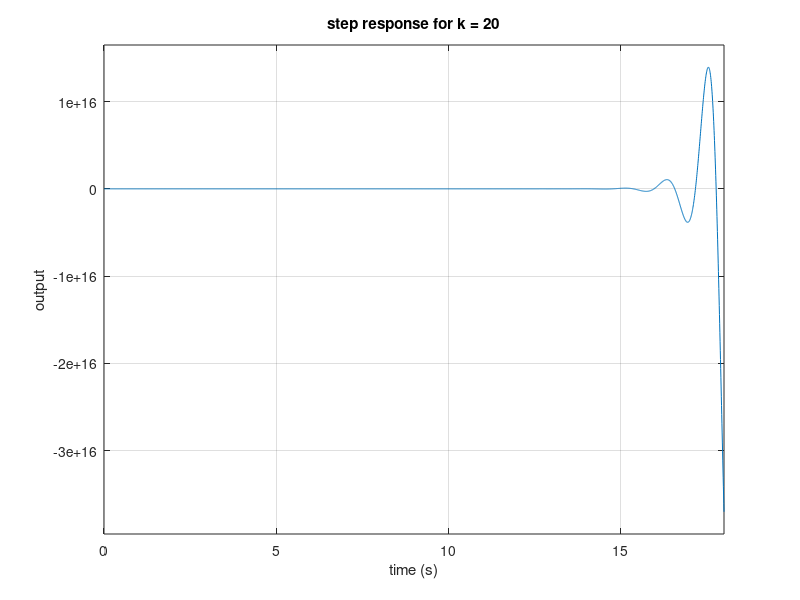

The MATLAB script that drew this image: (Note: this script raises an error after producing the figure.)
clear; clc; close all;

s = tf('s');

t_start = 0;
t_end   = 18;
n_pts   = 3000;
t = linspace(t_start, t_end, n_pts);

% plant
g = 10 / ((s+1)*(s^2 + 2*s + 4));

% build system
build_system = @(k) deal( ...
    k*(s+2)/(s+1), ...
    (k*(s+2)/(s+1))*g, ...
    feedback((k*(s+2)/(s+1))*g, 1) ...
);

% steady error
compute_ess = @(l) 1/(1 + dcgain(l));

% peak gain
compute_mp_db = @(t) 20*log10(getPeakGain(t));

% zeta estimate
estimate_zeta_from_mp = @(mp) ...
    fzero(@(z) (1./(2*z*sqrt(1-z^2)) - mp), [1e-3, 0.7]);

% part b
k = 20;
[gc, l, tcl] = build_system(k);

figure;
step(tcl, t);
grid on;
xlabel('time (s)');
ylabel('output');
title('step response for k = 20');

ess = compute_ess(l);
si  = stepinfo(tcl);

fprintf('part (b): k = %.2f\n', k);
fprintf('  ess = %.6f (%.2f%%)\n', ess, 100*ess);
fprintf('  overshoot = %.2f%%\n', si.Overshoot);
fprintf('  settling time = %.4f s\n', si.SettlingTime);

% part c
figure;
nichols(l);
grid on;
title('nichols chart for k = 20');

mp_db  = compute_mp_db(tcl);
mp_lin = 10^(mp_db/20);
zeta_est = estimate_zeta_from_mp(mp_lin);

[~, pm] = margin(l);

fprintf('\npart (c): nichols data\n');
fprintf('  mp = %.3f db\n', mp_db);
fprintf('  phase margin = %.2f deg\n', pm);
fprintf('  zeta = %.3f\n', zeta_est);

% part d
mp_target_db = 2.67;

mp_db_of_k = @(ktest) ...
    20*log10(getPeakGain(feedback((ktest*(s+2)/(s+1))*g,1)));

objective = @(ktest) (mp_db_of_k(ktest) - mp_target_db)^2;

k_new = fminsearch(objective, 10);

[gc_new, l_new, t_new] = build_system(k_new);
ess_new = compute_ess(l_new);

fprintf('\npart (d): gain tuning\n');
fprintf('  new k = %.4f\n', k_new);
fprintf('  ess = %.4f (%.2f%%)\n', ess_new, 100*ess_new);

% part e
figure;
step(t_new, t);
grid on;
xlabel('time (s)');
ylabel('output');
title(sprintf('step response for k = %.2f', k_new));

% part f
k_list = [4.44, 10, 20];

overshoot = zeros(size(k_list));
settlingt = zeros(size(k_list));
peakt     = zeros(size(k_list));
ess_list  = zeros(size(k_list));

for i = 1:length(k_list)
    k = k_list(i);
    [~, l, tcl] = build_system(k);

    si = stepinfo(tcl);
    overshoot(i) = si.Overshoot;
    settlingt(i) = si.SettlingTime;
    peakt(i)     = si.PeakTime;
    ess_list(i)  = compute_ess(l);
end

results = table(k_list(:), overshoot(:), settlingt(:), peakt(:), ess_list(:), ...
    'variablenames', {'k','overshoot_pct','settlingtime_s','peaktime_s','ess'});

fprintf('\npart (f): comparison\n');
disp(results);

% part h
figure; hold on; grid on;
for i = 1:length(k_list)
    k = k_list(i);
    [~, ~, tcl] = build_system(k);
    step(tcl, t);
end
xlabel('time (s)');
ylabel('output');
title('step responses');
legend('k = 4.44','k = 10','k = 20','location','best');
hold off;
